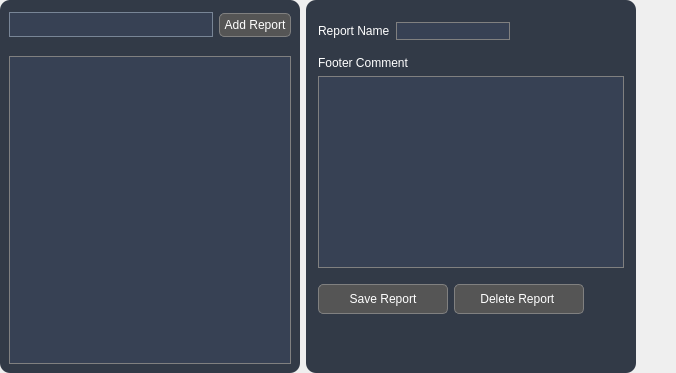
             <widget class="QWidget" name="icpReportType">
              <layout class="QHBoxLayout" name="horizontalLayout_14">
               <property name="leftMargin">
                <number>0</number>
               </property>
               <property name="topMargin">
                <number>0</number>
               </property>
               <property name="rightMargin">
                <number>0</number>
               </property>
               <property name="bottomMargin">
                <number>0</number>
               </property>
               <item>
                <widget class="QWidget" name="widget_29" native="true">
                 <property name="minimumSize">
                  <size>
                   <width>300</width>
                   <height>0</height>
                  </size>
                 </property>
                 <property name="maximumSize">
                  <size>
                   <width>300</width>
                   <height>16777215</height>
                  </size>
                 </property>
                 <property name="styleSheet">
                  <string notr="true">QWidget#widget_29 {
	border-radius: 10px;
}
QWidget {
	background-color:  #323a47
}

QWidget QPushButton { 
	padding: 4px;
	border: 1px solid gray; 
	border-radius: 5px;
	color:white; 
	background-color: #555555
} 

QPushButton::hover {
	background-color: rgb(107, 108, 108);
}

QLineEdit {
	border: 1px solid #788596;
	background-color: rgb(55, 65, 84);
	color:white; 
} 

QListWidget {
	color:white; 
	padding: 4px;  
	border:1px solid gray; 
	background-color: rgb(55, 65, 84);
}</string>
                 </property>
                 <layout class="QVBoxLayout" name="verticalLayout_12">
                  <property name="topMargin">
                   <number>0</number>
                  </property>
                  <item>
                   <widget class="QWidget" name="widget_31" native="true">
                    <property name="minimumSize">
                     <size>
                      <width>0</width>
                      <height>50</height>
                     </size>
                    </property>
                    <layout class="QHBoxLayout" name="horizontalLayout_15">
                     <property name="spacing">
                      <number>-1</number>
                     </property>
                     <property name="leftMargin">
                      <number>0</number>
                     </property>
                     <property name="topMargin">
                      <number>0</number>
                     </property>
                     <property name="rightMargin">
                      <number>0</number>
                     </property>
                     <property name="bottomMargin">
                      <number>0</number>
                     </property>
                     <item>
                      <widget class="QLineEdit" name="reportNameInput">
                       <property name="minimumSize">
                        <size>
                         <width>0</width>
                         <height>25</height>
                        </size>
                       </property>
                      </widget>
                     </item>
                     <item>
                      <widget class="QPushButton" name="addReportBtn">
                       <property name="text">
                        <string>Add Report</string>
                       </property>
                      </widget>
                     </item>
                    </layout>
                   </widget>
                  </item>
                  <item>
                   <widget class="QListWidget" name="reportsList"/>
                  </item>
                 </layout>
                </widget>
               </item>
               <item>
                <widget class="QWidget" name="widget_30" native="true">
                 <property name="styleSheet">
                  <string notr="true">QWidget#widget_32 { 
	border-radius: 10px; 
} </string>
                 </property>
                 <layout class="QHBoxLayout" name="horizontalLayout_16">
                  <property name="leftMargin">
                   <number>0</number>
                  </property>
                  <property name="topMargin">
                   <number>0</number>
                  </property>
                  <property name="rightMargin">
                   <number>0</number>
                  </property>
                  <property name="bottomMargin">
                   <number>0</number>
                  </property>
                  <item>
                   <widget class="QWidget" name="widget_32" native="true">
                    <property name="maximumSize">
                     <size>
                      <width>16777215</width>
                      <height>16777215</height>
                     </size>
                    </property>
                    <property name="styleSheet">
                     <string notr="true">QWidget {
	background-color:  #323a47;
	color:white; 
}


QTextEdit {
	border: 1px solid gray;
	background-color: rgb(55, 65, 84);
	color: white; 
} 

QLineEdit {
	border: 1px solid gray;
	background-color: rgb(55, 65, 84);
}

QPushButton { 
	min-height: 20px; 
	min-width:120px; 
	max-width:120px; 
	padding: 4px;
	border: 1px solid gray; 
	border-radius: 5px;
	color:white; 
	background-color: #555555
} 

QPushButton::hover {
	background-color: rgb(107, 108, 108);
}
</string>
                    </property>
                    <layout class="QGridLayout" name="gridLayout_10">
                     <property name="leftMargin">
                      <number>12</number>
                     </property>
                     <property name="topMargin">
                      <number>12</number>
                     </property>
                     <property name="rightMargin">
                      <number>12</number>
                     </property>
                     <item row="0" column="0">
                      <widget class="QWidget" name="widget_19" native="true">
                       <layout class="QHBoxLayout" name="horizontalLayout_26">
                        <property name="leftMargin">
                         <number>0</number>
                        </property>
                        <property name="rightMargin">
                         <number>0</number>
                        </property>
                        <item>
                         <widget class="QLabel" name="label_56">
                          <property name="text">
                           <string>Report Name</string>
                          </property>
                         </widget>
                        </item>
                        <item>
                         <widget class="QLineEdit" name="icpReportNameLabel">
                          <property name="enabled">
                           <bool>false</bool>
                          </property>
                          <property name="maximumSize">
                           <size>
                            <width>16777215</width>
                            <height>16777215</height>
                           </size>
                          </property>
                         </widget>
                        </item>
                        <item>
                         <spacer name="horizontalSpacer_13">
                          <property name="orientation">
                           <enum>Qt::Horizontal</enum>
                          </property>
                          <property name="sizeHint" stdset="0">
                           <size>
                            <width>40</width>
                            <height>20</height>
                           </size>
                          </property>
                         </spacer>
                        </item>
                       </layout>
                      </widget>
                     </item>
                     <item row="6" column="0">
                      <spacer name="verticalSpacer_7">
                       <property name="orientation">
                        <enum>Qt::Vertical</enum>
                       </property>
                       <property name="sizeHint" stdset="0">
                        <size>
                         <width>20</width>
                         <height>40</height>
                        </size>
                       </property>
                      </spacer>
                     </item>
                     <item row="1" column="0">
                      <widget class="QLabel" name="label_49">
                       <property name="text">
                        <string>Footer Comment </string>
                       </property>
                      </widget>
                     </item>
                     <item row="2" column="0">
                      <widget class="QTextEdit" name="footerComments">
                       <property name="maximumSize">
                        <size>
                         <width>16777215</width>
                         <height>16777215</height>
                        </size>
                       </property>
                       <property name="autoFillBackground">
                        <bool>false</bool>
                       </property>
                       <property name="html">
                        <string>&lt;!DOCTYPE HTML PUBLIC &quot;-//W3C//DTD HTML 4.0//EN&quot; &quot;http://www.w3.org/TR/REC-html40/strict.dtd&quot;&gt;
&lt;html&gt;&lt;head&gt;&lt;meta name=&quot;qrichtext&quot; content=&quot;1&quot; /&gt;&lt;style type=&quot;text/css&quot;&gt;
p, li { white-space: pre-wrap; }
&lt;/style&gt;&lt;/head&gt;&lt;body style=&quot; font-family:'.AppleSystemUIFont'; font-size:13pt; font-weight:400; font-style:normal;&quot;&gt;
&lt;p style=&quot;-qt-paragraph-type:empty; margin-top:0px; margin-bottom:0px; margin-left:0px; margin-right:0px; -qt-block-indent:0; text-indent:0px;&quot;&gt;&lt;br /&gt;&lt;/p&gt;&lt;/body&gt;&lt;/html&gt;</string>
                       </property>
                      </widget>
                     </item>
                     <item row="3" column="0">
                      <widget class="QWidget" name="widget_57" native="true">
                       <property name="minimumSize">
                        <size>
                         <width>0</width>
                         <height>50</height>
                        </size>
                       </property>
                       <layout class="QHBoxLayout" name="horizontalLayout_40">
                        <property name="leftMargin">
                         <number>0</number>
                        </property>
                        <property name="topMargin">
                         <number>0</number>
                        </property>
                        <property name="rightMargin">
                         <number>0</number>
                        </property>
                        <property name="bottomMargin">
                         <number>0</number>
                        </property>
                        <item>
                         <widget class="QPushButton" name="saveFooterBtn">
                          <property name="text">
                           <string>Save Report</string>
                          </property>
                         </widget>
                        </item>
                        <item>
                         <widget class="QPushButton" name="deleteFooterBtn">
                          <property name="text">
                           <string>Delete Report </string>
                          </property>
                         </widget>
                        </item>
                        <item>
                         <spacer name="horizontalSpacer_18">
                          <property name="orientation">
                           <enum>Qt::Horizontal</enum>
                          </property>
                          <property name="sizeHint" stdset="0">
                           <size>
                            <width>40</width>
                            <height>20</height>
                           </size>
                          </property>
                         </spacer>
                        </item>
                       </layout>
                      </widget>
                     </item>
                    </layout>
                   </widget>
                  </item>
                  <item>
                   <spacer name="horizontalSpacer_21">
                    <property name="orientation">
                     <enum>Qt::Horizontal</enum>
                    </property>
                    <property name="sizeHint" stdset="0">
                     <size>
                      <width>40</width>
                      <height>20</height>
                     </size>
                    </property>
                   </spacer>
                  </item>
                 </layout>
                </widget>
               </item>
              </layout>
             </widget>
